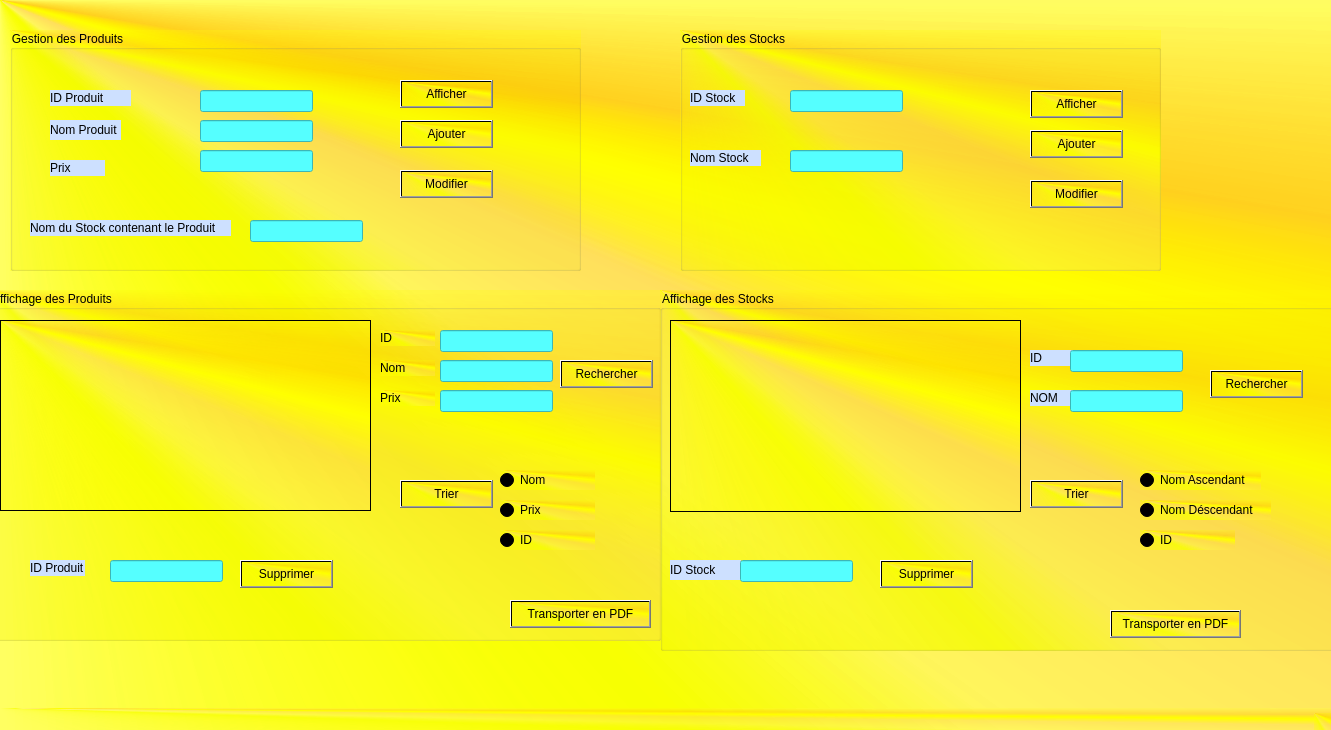
<?xml version="1.0" encoding="UTF-8"?>
<ui version="4.0">
 <class>MainWindow</class>
 <widget class="QMainWindow" name="MainWindow">
  <property name="geometry">
   <rect>
    <x>0</x>
    <y>0</y>
    <width>1331</width>
    <height>730</height>
   </rect>
  </property>
  <property name="windowTitle">
   <string>MainWindow</string>
  </property>
  <property name="styleSheet">
   <string notr="true">
background-color: qconicalgradient(cx:0, cy:0, angle:135, stop:0 rgba(255, 255, 0, 69), stop:0.375 rgba(255, 255, 0, 69), stop:0.423533 rgba(251, 255, 0, 145), stop:0.45 rgba(247, 255, 0, 208), stop:0.477581 rgba(255, 244, 71, 130), stop:0.518717 rgba(255, 218, 71, 130), stop:0.55 rgba(255, 255, 0, 255), stop:0.57754 rgba(255, 203, 0, 130), stop:0.625 rgba(255, 255, 0, 69), stop:1 rgba(255, 255, 0, 69));</string>
  </property>
  <widget class="QWidget" name="centralwidget">
   <widget class="QGroupBox" name="groupBox">
    <property name="geometry">
     <rect>
      <x>10</x>
      <y>30</y>
      <width>571</width>
      <height>241</height>
     </rect>
    </property>
    <property name="title">
     <string>Gestion des Produits</string>
    </property>
    <widget class="QLineEdit" name="lineEdit_prix">
     <property name="geometry">
      <rect>
       <x>190</x>
       <y>120</y>
       <width>113</width>
       <height>22</height>
      </rect>
     </property>
     <property name="styleSheet">
      <string notr="true">background-color:rgb(85, 255, 255)</string>
     </property>
    </widget>
    <widget class="QLineEdit" name="lineEdit_NomProduit">
     <property name="geometry">
      <rect>
       <x>190</x>
       <y>90</y>
       <width>113</width>
       <height>22</height>
      </rect>
     </property>
     <property name="styleSheet">
      <string notr="true">background-color:rgb(85, 255, 255)</string>
     </property>
    </widget>
    <widget class="QLineEdit" name="lineEdit_ID">
     <property name="geometry">
      <rect>
       <x>190</x>
       <y>60</y>
       <width>113</width>
       <height>22</height>
      </rect>
     </property>
     <property name="styleSheet">
      <string notr="true">background-color:rgb(85, 255, 255)</string>
     </property>
    </widget>
    <widget class="QLabel" name="label_3">
     <property name="geometry">
      <rect>
       <x>40</x>
       <y>130</y>
       <width>55</width>
       <height>16</height>
      </rect>
     </property>
     <property name="styleSheet">
      <string notr="true">background-color:rgb(205, 224, 255)</string>
     </property>
     <property name="text">
      <string>Prix</string>
     </property>
    </widget>
    <widget class="QLabel" name="label_2">
     <property name="geometry">
      <rect>
       <x>40</x>
       <y>90</y>
       <width>71</width>
       <height>20</height>
      </rect>
     </property>
     <property name="styleSheet">
      <string notr="true">background-color:rgb(205, 224, 255)</string>
     </property>
     <property name="text">
      <string>Nom Produit</string>
     </property>
    </widget>
    <widget class="QLabel" name="label">
     <property name="geometry">
      <rect>
       <x>40</x>
       <y>60</y>
       <width>81</width>
       <height>16</height>
      </rect>
     </property>
     <property name="styleSheet">
      <string notr="true">background-color:rgb(205, 224, 255)</string>
     </property>
     <property name="text">
      <string>ID Produit</string>
     </property>
    </widget>
    <widget class="QPushButton" name="pushButton">
     <property name="geometry">
      <rect>
       <x>390</x>
       <y>90</y>
       <width>93</width>
       <height>28</height>
      </rect>
     </property>
     <property name="text">
      <string>Ajouter</string>
     </property>
    </widget>
    <widget class="QPushButton" name="pushButton_2">
     <property name="geometry">
      <rect>
       <x>390</x>
       <y>50</y>
       <width>93</width>
       <height>28</height>
      </rect>
     </property>
     <property name="text">
      <string>Afficher</string>
     </property>
    </widget>
    <widget class="QPushButton" name="pushButton_modifier1">
     <property name="geometry">
      <rect>
       <x>390</x>
       <y>140</y>
       <width>93</width>
       <height>28</height>
      </rect>
     </property>
     <property name="text">
      <string>Modifier</string>
     </property>
    </widget>
    <widget class="QLineEdit" name="lineEdit_NomStock">
     <property name="geometry">
      <rect>
       <x>240</x>
       <y>190</y>
       <width>113</width>
       <height>22</height>
      </rect>
     </property>
     <property name="styleSheet">
      <string notr="true">background-color:rgb(85, 255, 255)</string>
     </property>
    </widget>
    <widget class="QLabel" name="label_9">
     <property name="geometry">
      <rect>
       <x>20</x>
       <y>190</y>
       <width>201</width>
       <height>16</height>
      </rect>
     </property>
     <property name="styleSheet">
      <string notr="true">background-color:rgb(205, 224, 255)</string>
     </property>
     <property name="text">
      <string>Nom du Stock contenant le Produit</string>
     </property>
    </widget>
   </widget>
   <widget class="QGroupBox" name="groupBox_2">
    <property name="geometry">
     <rect>
      <x>680</x>
      <y>30</y>
      <width>481</width>
      <height>241</height>
     </rect>
    </property>
    <property name="title">
     <string>Gestion des Stocks</string>
    </property>
    <widget class="QLineEdit" name="lineEdit_idStock">
     <property name="geometry">
      <rect>
       <x>110</x>
       <y>60</y>
       <width>113</width>
       <height>22</height>
      </rect>
     </property>
     <property name="styleSheet">
      <string notr="true">background-color:rgb(85, 255, 255)</string>
     </property>
    </widget>
    <widget class="QLabel" name="label_5">
     <property name="geometry">
      <rect>
       <x>10</x>
       <y>60</y>
       <width>55</width>
       <height>16</height>
      </rect>
     </property>
     <property name="styleSheet">
      <string notr="true">background-color:rgb(205, 224, 255)</string>
     </property>
     <property name="text">
      <string>ID Stock</string>
     </property>
    </widget>
    <widget class="QLineEdit" name="lineEdit_NomStock_2">
     <property name="geometry">
      <rect>
       <x>110</x>
       <y>120</y>
       <width>113</width>
       <height>22</height>
      </rect>
     </property>
     <property name="styleSheet">
      <string notr="true">background-color:rgb(85, 255, 255)</string>
     </property>
    </widget>
    <widget class="QLabel" name="label_4">
     <property name="geometry">
      <rect>
       <x>10</x>
       <y>120</y>
       <width>71</width>
       <height>16</height>
      </rect>
     </property>
     <property name="styleSheet">
      <string notr="true">background-color:rgb(205, 224, 255)</string>
     </property>
     <property name="text">
      <string>Nom Stock</string>
     </property>
    </widget>
    <widget class="QPushButton" name="pushButton_AfficherStock">
     <property name="geometry">
      <rect>
       <x>350</x>
       <y>60</y>
       <width>93</width>
       <height>28</height>
      </rect>
     </property>
     <property name="text">
      <string>Afficher</string>
     </property>
    </widget>
    <widget class="QPushButton" name="pushButton_AjouterStock">
     <property name="geometry">
      <rect>
       <x>350</x>
       <y>100</y>
       <width>93</width>
       <height>28</height>
      </rect>
     </property>
     <property name="text">
      <string>Ajouter</string>
     </property>
    </widget>
    <widget class="QPushButton" name="pushButton_5">
     <property name="geometry">
      <rect>
       <x>350</x>
       <y>150</y>
       <width>93</width>
       <height>28</height>
      </rect>
     </property>
     <property name="text">
      <string>Modifier</string>
     </property>
    </widget>
   </widget>
   <widget class="QGroupBox" name="groupBox_3">
    <property name="geometry">
     <rect>
      <x>-10</x>
      <y>290</y>
      <width>671</width>
      <height>351</height>
     </rect>
    </property>
    <property name="styleSheet">
     <string notr="true"/>
    </property>
    <property name="title">
     <string>Affichage des Produits</string>
    </property>
    <widget class="QLineEdit" name="lineEdit_IDsupprimer">
     <property name="geometry">
      <rect>
       <x>120</x>
       <y>270</y>
       <width>113</width>
       <height>22</height>
      </rect>
     </property>
     <property name="styleSheet">
      <string notr="true">background-color:rgb(85, 255, 255)</string>
     </property>
    </widget>
    <widget class="QLabel" name="label_7">
     <property name="geometry">
      <rect>
       <x>40</x>
       <y>270</y>
       <width>55</width>
       <height>16</height>
      </rect>
     </property>
     <property name="styleSheet">
      <string notr="true">background-color:rgb(205, 224, 255)</string>
     </property>
     <property name="text">
      <string>ID Produit</string>
     </property>
    </widget>
    <widget class="QPushButton" name="pushButton_7">
     <property name="geometry">
      <rect>
       <x>570</x>
       <y>70</y>
       <width>93</width>
       <height>28</height>
      </rect>
     </property>
     <property name="text">
      <string>Rechercher</string>
     </property>
    </widget>
    <widget class="QPushButton" name="pushButton_8">
     <property name="geometry">
      <rect>
       <x>520</x>
       <y>310</y>
       <width>141</width>
       <height>28</height>
      </rect>
     </property>
     <property name="text">
      <string>Transporter en PDF</string>
     </property>
    </widget>
    <widget class="QPushButton" name="pushButton_Supprimer1">
     <property name="geometry">
      <rect>
       <x>250</x>
       <y>270</y>
       <width>93</width>
       <height>28</height>
      </rect>
     </property>
     <property name="text">
      <string>Supprimer</string>
     </property>
    </widget>
    <widget class="QRadioButton" name="radioButton_Nom">
     <property name="geometry">
      <rect>
       <x>510</x>
       <y>180</y>
       <width>95</width>
       <height>20</height>
      </rect>
     </property>
     <property name="text">
      <string>Nom</string>
     </property>
    </widget>
    <widget class="QRadioButton" name="radioButton_2_Prix">
     <property name="geometry">
      <rect>
       <x>510</x>
       <y>210</y>
       <width>95</width>
       <height>20</height>
      </rect>
     </property>
     <property name="text">
      <string>Prix</string>
     </property>
    </widget>
    <widget class="QPushButton" name="pushButton_ProduitTri">
     <property name="geometry">
      <rect>
       <x>410</x>
       <y>190</y>
       <width>93</width>
       <height>28</height>
      </rect>
     </property>
     <property name="text">
      <string>Trier</string>
     </property>
    </widget>
    <widget class="QTableView" name="tableView_Produit">
     <property name="geometry">
      <rect>
       <x>10</x>
       <y>30</y>
       <width>371</width>
       <height>191</height>
      </rect>
     </property>
    </widget>
    <widget class="QLineEdit" name="lineEdit_IDD">
     <property name="geometry">
      <rect>
       <x>450</x>
       <y>40</y>
       <width>113</width>
       <height>22</height>
      </rect>
     </property>
     <property name="styleSheet">
      <string notr="true">background-color:rgb(85, 255, 255)</string>
     </property>
    </widget>
    <widget class="QLineEdit" name="lineEdit_Nomm">
     <property name="geometry">
      <rect>
       <x>450</x>
       <y>70</y>
       <width>113</width>
       <height>22</height>
      </rect>
     </property>
     <property name="styleSheet">
      <string notr="true">background-color:rgb(85, 255, 255)</string>
     </property>
    </widget>
    <widget class="QLineEdit" name="lineEdit_Prixx">
     <property name="geometry">
      <rect>
       <x>450</x>
       <y>100</y>
       <width>113</width>
       <height>22</height>
      </rect>
     </property>
     <property name="styleSheet">
      <string notr="true">background-color:rgb(85, 255, 255)</string>
     </property>
    </widget>
    <widget class="QRadioButton" name="radioButton_ID1">
     <property name="geometry">
      <rect>
       <x>510</x>
       <y>240</y>
       <width>95</width>
       <height>20</height>
      </rect>
     </property>
     <property name="text">
      <string>ID</string>
     </property>
    </widget>
    <widget class="QLabel" name="label_IDR">
     <property name="geometry">
      <rect>
       <x>390</x>
       <y>40</y>
       <width>55</width>
       <height>16</height>
      </rect>
     </property>
     <property name="text">
      <string>ID</string>
     </property>
    </widget>
    <widget class="QLabel" name="label_NOMR">
     <property name="geometry">
      <rect>
       <x>390</x>
       <y>70</y>
       <width>55</width>
       <height>16</height>
      </rect>
     </property>
     <property name="text">
      <string>Nom</string>
     </property>
    </widget>
    <widget class="QLabel" name="label_PrixR">
     <property name="geometry">
      <rect>
       <x>390</x>
       <y>100</y>
       <width>55</width>
       <height>16</height>
      </rect>
     </property>
     <property name="text">
      <string>Prix</string>
     </property>
    </widget>
   </widget>
   <widget class="QGroupBox" name="groupBox_4">
    <property name="geometry">
     <rect>
      <x>660</x>
      <y>290</y>
      <width>681</width>
      <height>361</height>
     </rect>
    </property>
    <property name="title">
     <string>Affichage des Stocks</string>
    </property>
    <widget class="QPushButton" name="pushButton_14">
     <property name="geometry">
      <rect>
       <x>220</x>
       <y>270</y>
       <width>93</width>
       <height>28</height>
      </rect>
     </property>
     <property name="text">
      <string>Supprimer</string>
     </property>
    </widget>
    <widget class="QPushButton" name="pushButton_10">
     <property name="geometry">
      <rect>
       <x>550</x>
       <y>80</y>
       <width>93</width>
       <height>28</height>
      </rect>
     </property>
     <property name="text">
      <string>Rechercher</string>
     </property>
    </widget>
    <widget class="QPushButton" name="pushButton_12">
     <property name="geometry">
      <rect>
       <x>370</x>
       <y>190</y>
       <width>93</width>
       <height>28</height>
      </rect>
     </property>
     <property name="text">
      <string>Trier</string>
     </property>
    </widget>
    <widget class="QPushButton" name="pushButton_11">
     <property name="geometry">
      <rect>
       <x>450</x>
       <y>320</y>
       <width>131</width>
       <height>28</height>
      </rect>
     </property>
     <property name="text">
      <string>Transporter en PDF</string>
     </property>
    </widget>
    <widget class="QLabel" name="label_8">
     <property name="geometry">
      <rect>
       <x>10</x>
       <y>270</y>
       <width>71</width>
       <height>20</height>
      </rect>
     </property>
     <property name="styleSheet">
      <string notr="true">background-color:rgb(205, 224, 255)</string>
     </property>
     <property name="text">
      <string>ID Stock</string>
     </property>
    </widget>
    <widget class="QLineEdit" name="lineEdit_SupprimerStock">
     <property name="geometry">
      <rect>
       <x>80</x>
       <y>270</y>
       <width>113</width>
       <height>22</height>
      </rect>
     </property>
     <property name="styleSheet">
      <string notr="true">background-color:rgb(85, 255, 255)</string>
     </property>
    </widget>
    <widget class="QRadioButton" name="radioButton_NOMASC">
     <property name="geometry">
      <rect>
       <x>480</x>
       <y>180</y>
       <width>121</width>
       <height>20</height>
      </rect>
     </property>
     <property name="text">
      <string>Nom Ascendant</string>
     </property>
    </widget>
    <widget class="QRadioButton" name="radioButton_NOMDESC">
     <property name="geometry">
      <rect>
       <x>480</x>
       <y>210</y>
       <width>131</width>
       <height>20</height>
      </rect>
     </property>
     <property name="text">
      <string>Nom Déscendant</string>
     </property>
    </widget>
    <widget class="QTableView" name="tableView_AffichageStock">
     <property name="geometry">
      <rect>
       <x>10</x>
       <y>30</y>
       <width>351</width>
       <height>192</height>
      </rect>
     </property>
    </widget>
    <widget class="QLabel" name="label_IDstock">
     <property name="geometry">
      <rect>
       <x>370</x>
       <y>60</y>
       <width>55</width>
       <height>16</height>
      </rect>
     </property>
     <property name="styleSheet">
      <string notr="true">background-color:rgb(205, 224, 255)</string>
     </property>
     <property name="text">
      <string>ID</string>
     </property>
    </widget>
    <widget class="QLabel" name="label_NOMstock">
     <property name="geometry">
      <rect>
       <x>370</x>
       <y>100</y>
       <width>55</width>
       <height>16</height>
      </rect>
     </property>
     <property name="styleSheet">
      <string notr="true">background-color:rgb(205, 224, 255)</string>
     </property>
     <property name="text">
      <string>NOM</string>
     </property>
    </widget>
    <widget class="QLineEdit" name="lineEdit_IDDD">
     <property name="geometry">
      <rect>
       <x>410</x>
       <y>60</y>
       <width>113</width>
       <height>22</height>
      </rect>
     </property>
     <property name="styleSheet">
      <string notr="true">background-color:rgb(85, 255, 255)</string>
     </property>
    </widget>
    <widget class="QLineEdit" name="lineEdit_NOMMMM">
     <property name="geometry">
      <rect>
       <x>410</x>
       <y>100</y>
       <width>113</width>
       <height>22</height>
      </rect>
     </property>
     <property name="styleSheet">
      <string notr="true">background-color:rgb(85, 255, 255)</string>
     </property>
    </widget>
    <widget class="QRadioButton" name="radioButton_IDS">
     <property name="geometry">
      <rect>
       <x>480</x>
       <y>240</y>
       <width>95</width>
       <height>20</height>
      </rect>
     </property>
     <property name="text">
      <string>ID</string>
     </property>
    </widget>
   </widget>
  </widget>
  <widget class="QMenuBar" name="menubar">
   <property name="geometry">
    <rect>
     <x>0</x>
     <y>0</y>
     <width>1331</width>
     <height>26</height>
    </rect>
   </property>
  </widget>
  <widget class="QStatusBar" name="statusbar"/>
 </widget>
 <resources/>
 <connections/>
</ui>
